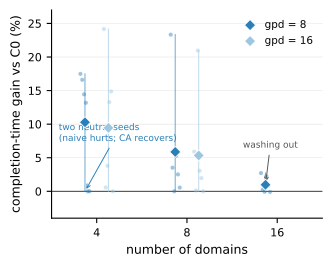

This figure's Python source:
#!/usr/bin/env python3
# fig_headline_seeds.py -- Fig 7 redesign: raincloud-lite.
# Per-seed dots + mean diamond + min-max whisker, gpd=8 and gpd=16
# series. No bars, no box plots (n=6). Assert-gated against Table IV
# and S30 anchors (verify_headline_seeds.py, all passed 2026-07-15).
import csv, statistics as st
from collections import defaultdict
import fig_style
fig_style.apply()
import matplotlib.pyplot as plt

G8CSV, G16CSV = "scale_multiseed_gpd8_results.csv", "scale_multiseed_gpd16_results.csv"
OUT = "fig_headline_seeds.pdf"
DARK, LIGHT = fig_style.CARTS_BLUE, "#9DC6E0"
ANCH_G8  = {4: (10.3, 6), 8: (5.9, 6), 16: (1.0, 4)}
ANCH_G16 = {4: (9.45, 6), 8: (5.34, 6)}
TOL = 0.05
XPOS = {4: 0, 8: 1, 16: 2}

def load(path):
    d = defaultdict(dict)
    for r in csv.DictReader(open(path)):
        d[int(r["num_domains"])][int(r["seed"])] = float(r["new_vs_c0"])
    return d

g8, g16 = load(G8CSV), load(G16CSV)
for anch, data in ((ANCH_G8, g8), (ANCH_G16, g16)):
    for dom, (em, eg) in anch.items():
        v = list(data[dom].values())
        assert len(v) == 6 and abs(st.mean(v) - em) <= TOL \
            and sum(1 for x in v if x >= 0) == eg, "anchor fail dom=%d" % dom
print("all anchors verified -- plotting")

fig, ax = plt.subplots(figsize=(3.5, 2.7))
JIT = [-0.05, -0.03, -0.01, 0.01, 0.03, 0.05]

def series(data, offset, color, label):
    first = True
    for dom in sorted(data):
        x0 = XPOS[dom] + offset
        v = [data[dom][s] for s in sorted(data[dom])]
        ax.plot([x0, x0], [min(v), max(v)], color=color,
                linewidth=0.8, alpha=0.6, zorder=2)
        ax.scatter([x0 + j for j in JIT], v, s=9, color=color,
                   alpha=0.45, linewidths=0, zorder=3)
        ax.scatter([x0], [st.mean(v)], marker="D", s=32, color=color,
                   edgecolors="white", linewidths=0.6, zorder=4,
                   label=label if first else None)
        first = False

series(g8,  -0.13, DARK,  "gpd = 8")
series(g16, +0.13, LIGHT, "gpd = 16")
ax.axhline(0, color="black", linewidth=0.6, zorder=1)
ax.set_xticks([0, 1, 2]); ax.set_xticklabels(["4", "8", "16"])
ax.set_xlim(-0.5, 2.5); ax.set_ylim(-4, 27)
ax.set_xlabel("number of domains")
ax.set_ylabel("completion-time gain vs C0 (%)")
ax.legend(loc="upper right", handletextpad=0.4)
ax.annotate("two neutral seeds\n(naive hurts; CA recovers)",
            xy=(-0.13, 0.0), xytext=(-0.42, 7.5), fontsize=6.5,
            color=DARK, arrowprops=dict(arrowstyle="->", color=DARK, lw=0.7))
ax.annotate("washing out", xy=(1.87, 1.0), xytext=(1.62, 6.5),
            fontsize=6.5, color="#555555",
            arrowprops=dict(arrowstyle="->", color="#555555", lw=0.7))
fig.savefig(OUT)
print("wrote", OUT)
